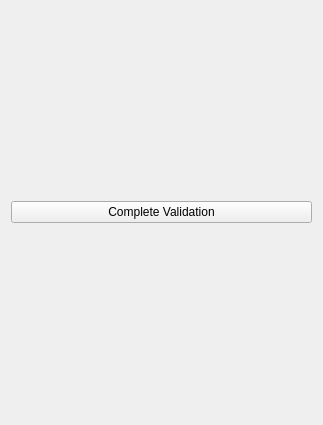
<?xml version="1.0" encoding="UTF-8"?>
<ui version="4.0">
 <class>Form</class>
 <widget class="QWidget" name="Form">
  <property name="geometry">
   <rect>
    <x>0</x>
    <y>0</y>
    <width>323</width>
    <height>425</height>
   </rect>
  </property>
  <property name="windowTitle">
   <string>Form</string>
  </property>
  <layout class="QVBoxLayout" name="verticalLayout">
   <item>
    <widget class="QPushButton" name="finish_button">
     <property name="text">
      <string>Complete Validation</string>
     </property>
    </widget>
   </item>
  </layout>
 </widget>
 <resources/>
 <connections/>
</ui>
